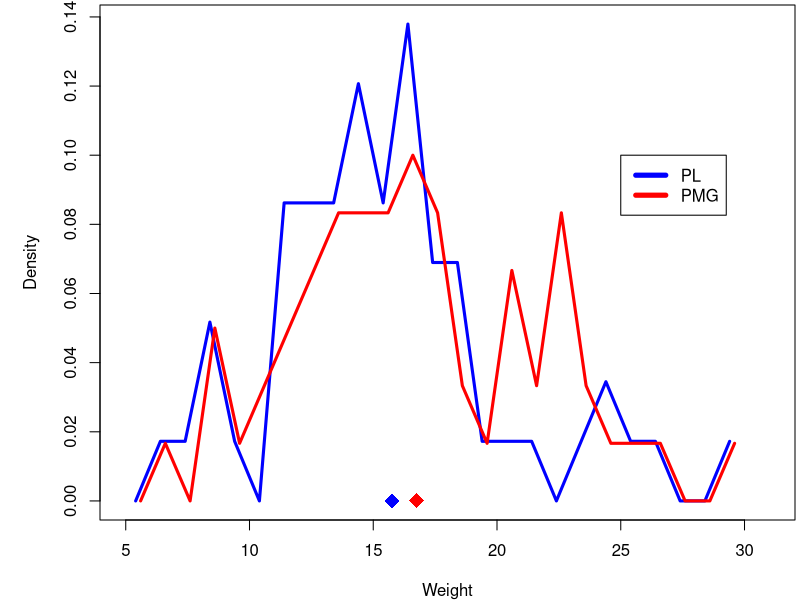
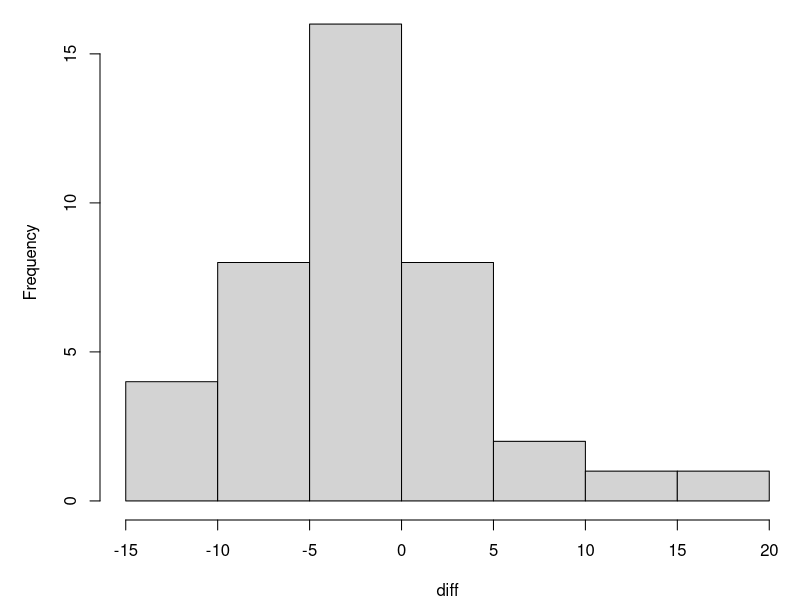
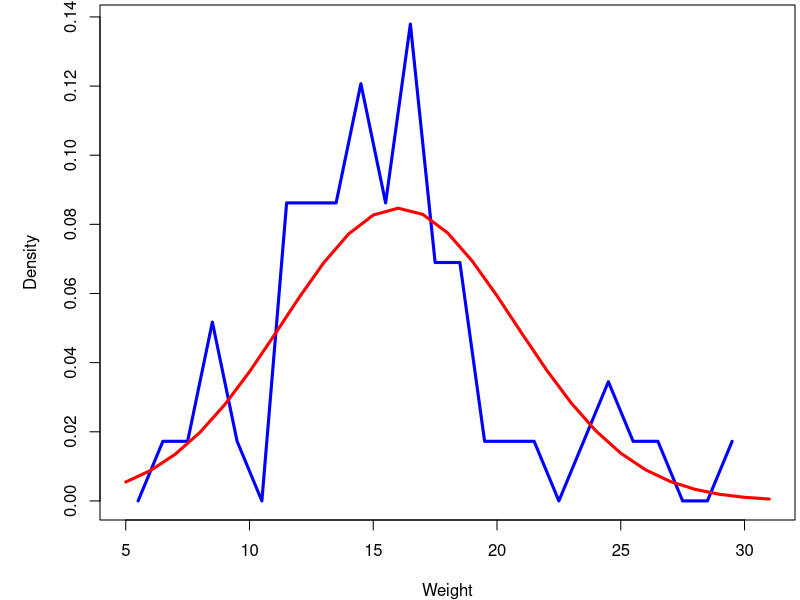

These figures' R source, in order:
## ---- chunk 1
library(knitr)
opts_chunk$set(hide = TRUE)
opts_chunk$set(eval = FALSE)
opts_chunk$set(tidy = TRUE)
opts_chunk$set(cache = FALSE)
par(mar=c(4,5,0.25, 0.25))
## ---- chunk 2
metadata <- read.table(file="wild.metadata.txt", header=T, row.names=1)
pl.weights <- metadata[metadata$SP == "PL", "Weight"]
pl.hist <- hist(pl.weights, breaks=5:30, plot=FALSE)
plot(pl.hist$mids-0.1, pl.hist$density, type="l", xlim=c(5,31), col="blue", lwd=3, xlab="Weight", ylab="Density")

pmg.weights <- metadata[metadata$Sex == "F", "Weight"]
pmg.hist <- hist(pmg.weights, breaks=5:30, plot=FALSE)
points(pmg.hist$mids+0.1, pmg.hist$density, type="l", xlim=c(0,31), col="red", lwd=3)

points(x=median(pl.weights), y=0, pch=18, cex=2, col="blue")
points(x=median(pmg.weights), y=0, pch=18, cex=2, col="red")
legend(x=25, y=0.10, legend=c("PL", "PMG"), lty=1, lwd=5, col=c("blue", "red"))
## ---- chunk 3
pmg.se <- sd(pmg.weights)/sqrt(length(pmg.weights))
pmg.ci <- mean(pmg.weights) + pmg.se * c(-1.95,1.95)
pmg.ci

pl.se <- sd(pl.weights)/sqrt(length(pl.weights))
pl.ci <-  mean(pl.weights) + pl.se * c(-1.95,1.95)
pl.ci
## ---- chunk 4
t.test(pl.weights, pmg.weights)
## ---- chunk 5
t.test(pl.weights, pmg.weights, alternative="greater")
## ---- chunk 6
t.test(pl.weights, pmg.weights, alternative="less")
## ---- chunk 7
t <- (mean(pl.weights)-15)/pl.se
p <- 2*(1-pt(t, length(pl.weights-1)))
## ---- chunk 8
t.test(pl.weights, mu=15)
## ---- chunk 9
first <- pl.weights[1:40]
second <- pmg.weights[1:40]
diff <- first-second
hist(diff, main="")
## ---- chunk 10
diff.mean <- mean(diff)
diff.se <- sd(diff)/sqrt(length(diff))
t <- diff.mean / diff.se
df <- length(diff) - 1
p <- 2 * pt(t, df)
## ---- chunk 11
t.test(first, second, paired=TRUE)
## ---- chunk 12
plot(pl.hist$mids, pl.hist$density, type="l", xlim=c(5,31), col="blue", lwd=3, xlab="Weight", ylab="Density")
points(5:31, dnorm(5:31, mean(pl.weights), sd(pl.weights)), lwd=3, col="red", type="l")
## ---- chunk 13
wilcox.test(pl.weights, pmg.weights)
## ---- chunk 14
wilcox.test(pl.weights, mu=15)
## ---- chunk 15
wilcox.test(first, second, paired=TRUE)
